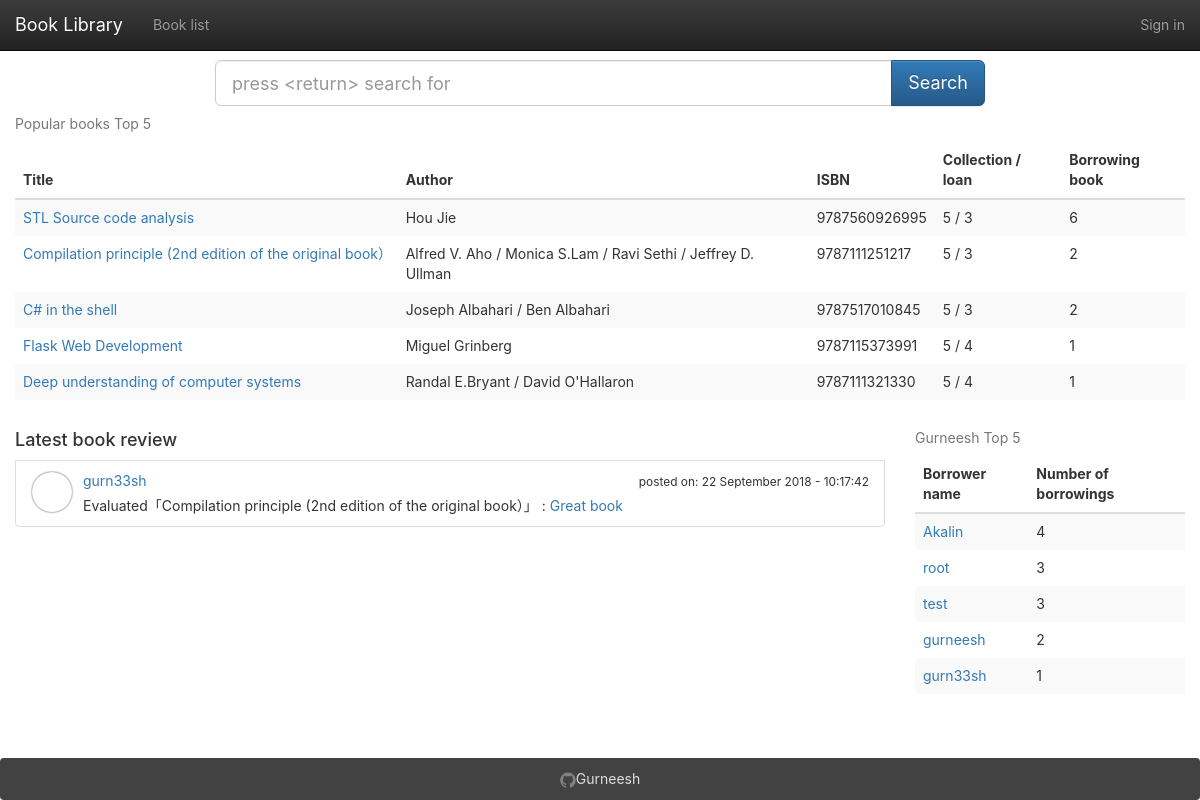
The page / on the database its author committed.
### app/models.py (models this page shows, shortened)
class Book(db.Model):
    __tablename__ = 'books'
    id = db.Column(db.Integer, primary_key=True)
    isbn = db.Column(db.String(16), unique=True)
    title = db.Column(db.String(128))
    origin_title = db.Column(db.String(128))
    subtitle = db.Column(db.String(128))
    author = db.Column(db.String(128))
    translator = db.Column(db.String(64))
    publisher = db.Column(db.String(64))
    image = db.Column(db.String(128))
    pubdate = db.Column(db.String(32))
    pages = db.Column(db.Integer)
    price = db.Column(db.String(16))
    binding = db.Column(db.String(16))
    numbers = db.Column(db.Integer, default=5)
    summary = db.deferred(db.Column(db.Text, default=""))
    summary_html = db.deferred(db.Column(db.Text))
    catalog = db.deferred(db.Column(db.Text, default=""))
    catalog_html = db.deferred(db.Column(db.Text))
    hidden = db.Column(db.Boolean, default=0)
    logs = db.relationship('Log',
                           backref=db.backref('book', lazy='joined'),
                           lazy='dynamic',
                           cascade='all, delete-orphan')
    comments = db.relationship('Comment', backref='book',
                               lazy='dynamic',
                               cascade='all, delete-orphan')
    @property
    def tags_string(self):
        return ",".join([tag.name for tag in self.tags.all()])
    def can_borrow_number(self):
        return self.numbers - Log.query.filter_by(book_id=self.id, returned=0).count()

class Comment(db.Model):
    __tablename__ = 'comments'
    id = db.Column(db.Integer, primary_key=True)
    user_id = db.Column(db.Integer, db.ForeignKey('users.id'))
    book_id = db.Column(db.Integer, db.ForeignKey('books.id'))
    comment = db.Column(db.String(1024))
    create_timestamp = db.Column(db.DateTime, default=datetime.now())
    edit_timestamp = db.Column(db.DateTime, default=datetime.now())
    deleted = db.Column(db.Boolean, default=0)

class User(UserMixin, db.Model):
    __tablename__ = 'users'
    id = db.Column(db.Integer, primary_key=True)
    email = db.Column(db.String(64), unique=True)
    name = db.Column(db.String(64))
    password_hash = db.deferred(db.Column(db.String(128)))
    major = db.Column(db.String(128))
    role_id = db.Column(db.Integer, db.ForeignKey('roles.id'))
    headline = db.Column(db.String(32), nullable=True)
    about_me = db.deferred(db.Column(db.Text, nullable=True))
    about_me_html = db.deferred(db.Column(db.Text, nullable=True))
    avatar = db.Column(db.String(128))
    member_since = db.Column(db.DateTime(), default=datetime.utcnow)
    @property
    def password(self):
        raise AttributeError('password is not readable attribute')
    logs = db.relationship('Log',
                           backref=db.backref('user', lazy='joined'),
                           lazy='dynamic',
                           cascade='all, delete-orphan')
    comments = db.relationship('Comment',
                               backref=db.backref('user', lazy='joined'),
                               lazy='dynamic',
                               cascade='all, delete-orphan')
    def avatar_url(self, _external=False):
        if self.avatar:
            avatar_json = json.loads(self.avatar)
            if avatar_json['use_out_url']:
                return avatar_json['url']
            else:
                return url_for('_uploads.uploaded_file', setname=avatars.name, filename=avatar_json['url'],
                               _external=_external)
        else:
            return url_for('static', filename='img/avatar.png', _external=_external)

### app/main/index/views.py (the view)
@main.route('/')
def index():
    search_form = SearchForm()
    the_books = Book.query
    if not current_user.can(Permission.UPDATE_BOOK_INFORMATION):
        the_books = the_books.filter_by(hidden=0)
    popular_books = the_books.outerjoin(Log).group_by(Book.id).order_by(db.func.count(Log.id).desc()).limit(5)
    popular_users = User.query.outerjoin(Log).group_by(User.id).order_by(db.func.count(Log.id).desc()).limit(5)
    recently_comments = Comment.query.filter_by(deleted=0).order_by(Comment.edit_timestamp.desc()).limit(5)
    return render_template("index.html", books=popular_books, users=popular_users, recently_comments=recently_comments,
                           search_form=search_form)

### app/main/book/forms.py
class SearchForm(FlaskForm):
    search = StringField(validators=[DataRequired()])
    submit = SubmitField(u"search for")

### app/main/index/views.py (called while the page is built)
@main.app_context_processor
def inject_permissions():
    return dict(Permission=Permission)

### app/models.py (called while the page is built)
    def can(self, permissions):
        return False

### app/main/index/templates/index.html (shortened to what this page needs)
{% extends "base.html" %}
{% block mycontent %}
    <div class="row animated fadeInDown">
        <div class="col-sm-8 col-sm-offset-2">
            <form class="form form-horizontal" method="get" action="{{ url_for('book.index') }}">
                <div class="input-group  input-group-lg">
                      {{ search_form.search(placeholder="press <return> search for",class_="form-control") }}
                <span class="input-group-btn">
                    <input class="btn btn-primary" id="submit" name="submit" type="submit" value="Search">
                </span>
                </div>
            </form>
        </div>
    </div>
    <table class="table table-striped table-hover animated fadeInDown">
        <caption>Popular books Top 5</caption>
        <thead class="hidden-xs">
        <tr>
            <th>Title</th>
            <th>Author</th>
            <th>ISBN</th>
            <th>Collection / loan</th>
            <th>Borrowing book</th>
        </tr>
        </thead>
        <tbody>
        {% for book in books %}
            <tr class="animated fadeInLeft delay-{{ loop.index0 }}">
                <td><a href="{{ url_for('book.detail',book_id=book.id) }}">{{ book.title }}</a>
                    <p class="visible-xs-block">{{ "Collection / loan: "~ book.numbers }} / {{ book.can_borrow_number() }}</p></td>
                <td class="hidden-xs">{{ book.author }}</td>
                <td class="hidden-xs">{{ book.isbn }}</td>
                <td class="hidden-xs">{{ book.numbers }} / {{ book.can_borrow_number() }}</td>
                <td class="hidden-xs">{{ book.logs.count() }}</td>
            </tr>
        {% endfor %}
        </tbody>
    </table>
    <div class="row animated fadeInUp delay">
        <div class="col-md-9">
            <h4>Latest book review</h4>
            {% for comment in recently_comments %}
                <li class="list-group-item clearfix animated fadeInLeft delay-{{ loop.index0 }}">
                    <div class="media">
                        {% if comment.user.avatar_url() %}
                            <div class="media-left">
                                <a href="{{ url_for('user.detail',user_id=comment.user.id) }}">
                                    <div class="media-object avatar avatar-mini"
                                         style="background-image: url({{ comment.user.avatar_url() }})"></div>
                                </a>
                            </div>
                        {% endif %}
                        <div class="media-body">
                            <p class="media-heading"><a
                                    href="{{ url_for('user.detail',user_id=comment.user.id) }}">
                                {{ comment.user.name }}</a>
                                {% if comment.create_timestamp==comment.edit_timestamp %}
                                    <span class="pull-right">
                                        <small>
                                          posted on: {{ comment.create_timestamp.strftime('%d %B %Y - %H:%M:%S') }}</small>
                                    </span>
                                {% else %}
                                    <span class="pull-right">
                                        <small>
                                          Edited in: {{ comment.edit_timestamp.strftime('%d %B %Y - %H:%M:%S') }}</small>
                                    </span>
                                {% endif %}
                            </p>
                            <span class="line-wrap">{{ "Evaluated「"~comment.book.title~"」 : " }}</span>
                            <span class="line-wrap"><a class="list-group-item-text"
                                                       href="{{ url_for('book.detail',book_id=comment.book_id) }}">{{ comment.comment }}</a></span>
                        </div>
                    </div>
                </li>
            {% endfor %}
        </div>
        <div class="col-md-3 animated fadeInUp">
            <table class="table table-striped table-hover">
                <caption>Gurneesh Top 5</caption>
                <thead>
                <tr>
                    <th>Borrower name</th>
                    <th>Number of borrowings</th>
                </tr>
                </thead>
                <tbody>
                {% for user in users %}
                    <tr class="animated fadeInLeft delay-{{ loop.index0 }}">
                        <td><a href="{{ url_for('user.detail',user_id=user.id) }}">{{ user.name }}</a></td>
                        <td>{{ user.logs.count() }}</td>
                    </tr>
                {% endfor %}
                </tbody>
            </table>
        </div>
    </div>
{% endblock %}

### app/static/css/main.css (style rules this page uses)
html, body { height: 100%; width: 100%; margin: 0; padding: 0; }
.Site { display: -webkit-box; display: -moz-box; display: -ms-flexbox; display: -webkit-flex; display: flex; flex-direction: column; }
.line-wrap { display: inline-block; }
html, body, main { font-family: -apple-system, "Helvetica Neue", Helvetica, Arial, sans-serif; }
.avatar { background-position: center; box-shadow: 0 0 8px rgba(0, 0, 0, .8); -webkit-box-shadow: 0 0 8px rgba(0, 0, 0, .8); -moz-box-shadow: 0 0 8px rgba(0, 0, 0, .8); background-size: cover; transition: transform .5s ease-in-out; }
.avatar-mini { width: 40px; height: 40px; border-radius: 25px; -webkit-border-radius: 25px; -moz-border-radius: 25px; margin: 1px; box-shadow: 0 0 2px rgba(0, 0, 0, .8); -webkit-box-shadow: 0 0 2px rgba(0, 0, 0, .8); -moz-box-shadow: 0 0 2px rgba(0, 0, 0, .8); }
.animated { -webkit-animation-fill-mode: both; -moz-animation-fill-mode: both; -ms-animation-fill-mode: both; -o-animation-fill-mode: both; animation-fill-mode: both; -webkit-animation-duration: 1s; -moz-animation-duration: 1s; -ms-animation-duration: 1s; -o-animation-duration: 1s; animation-duration: 1s; }
.delay-0 { -webkit-animation-delay: .05s; -moz-animation-delay: .05s; -o-animation-delay: .05s; animation-delay: .05s; }
.delay-1 { -webkit-animation-delay: .10s; -moz-animation-delay: .10s; -o-animation-delay: .10s; animation-delay: .10s; }
.delay-2 { -webkit-animation-delay: .15s; -moz-animation-delay: .15s; -o-animation-delay: .15s; animation-delay: .15s; }
.delay-3 { -webkit-animation-delay: .20s; -moz-animation-delay: .20s; -o-animation-delay: .20s; animation-delay: .20s; }
.delay-4 { -webkit-animation-delay: .25s; -moz-animation-delay: .25s; -o-animation-delay: .25s; animation-delay: .25s; }
.fadeInUp { -webkit-animation-name: fadeInUp; -moz-animation-name: fadeInUp; -o-animation-name: fadeInUp; animation-name: fadeInUp; }
.fadeInDown { -webkit-animation-name: fadeInDown; -moz-animation-name: fadeInDown; -o-animation-name: fadeInDown; animation-name: fadeInDown; }
.fadeInLeft { -webkit-animation-name: fadeInLeft; -moz-animation-name: fadeInLeft; -o-animation-name: fadeInLeft; animation-name: fadeInLeft; }
.table.table-striped { border: none; }
.table.table-striped td { border: none; }

### rows shown on the page
Book: title "STL Source code analysis", author "Hou Jie", isbn "9787560926995", numbers "5", can_borrow_number "3", logs.count "6"
Book: title "Compilation principle (2nd edition of the original book）", author "Alfred V. Aho / Monica S.Lam / Ravi Sethi / Jeffrey D. Ullman", isbn "9787111251217", numbers "5", can_borrow_number "3", logs.count "2", title "Evaluated「Compilation principle (2nd edition of the original book）」 :"
Book: title "C# in the shell", author "Joseph Albahari / Ben Albahari", isbn "9787517010845", numbers "5", can_borrow_number "3", logs.count "2"
Book: title "Flask Web Development", author "Miguel Grinberg", isbn "9787115373991", numbers "5", can_borrow_number "4", logs.count "1"
Book: title "Deep understanding of computer systems", author "Randal E.Bryant / David O'Hallaron", isbn "9787111321330", numbers "5", can_borrow_number "4", logs.count "1"
Comment: user.name "gurn33sh", create_timestamp "22 September 2018 - 10:17:42", comment "Great book"
User: name "Akalin", logs.count "4"
User: name "root", logs.count "3"
User: name "test", logs.count "3"
User: name "gurneesh", logs.count "2"
User: name "gurn33sh", logs.count "1"
